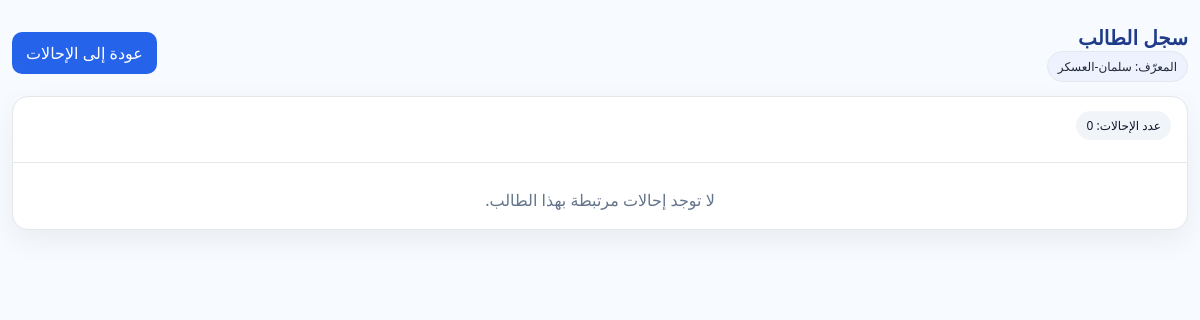
Page /referrals/student/سلمان-العسكر/ (signed in) on the earlier database version.
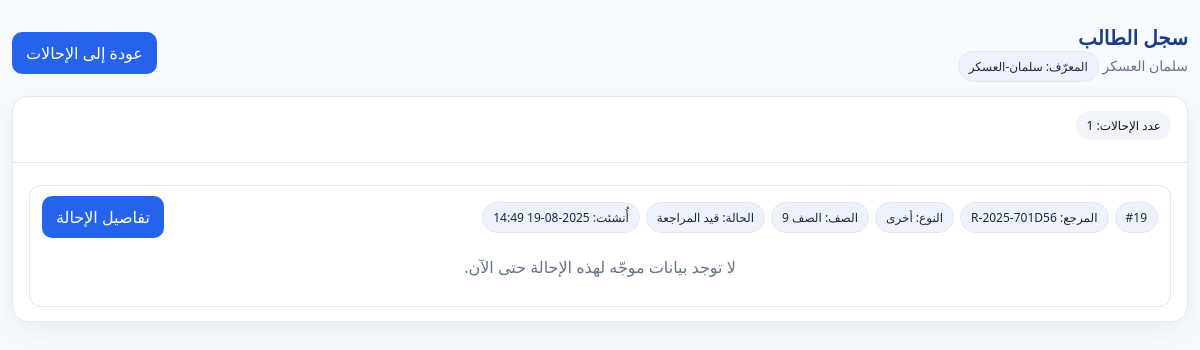
Same page on the later database version.
### referrals/models.py (models this page shows, shortened)
class Referral(models.Model):
    STATUS_CHOICES = [
        ("NEW", "جديدة"),
        ("UNDER_REVIEW", "قيد المراجعة"),
        ("SENT_TO_DEPUTY", "محالة لوكيل"),
        ("CLOSED", "مغلقة"),
    ]
    TYPE_CHOICES = [
        ("behavior", "سلوكي"),
        ("academic", "تحصيلي"),
        ("health", "صحي"),
        ("other", "أخرى"),
    ]
    GRADE_CHOICES = [(str(i), f"الصف {i}") for i in range(1, 13)]
    reference = models.CharField(max_length=20, default=generate_reference, unique=True, editable=False)
    student_name = models.CharField(max_length=120)
    student_key = models.CharField("معرّف الطالب", max_length=180, blank=True, db_index=True)
    grade = models.CharField(max_length=2, choices=GRADE_CHOICES)
    referral_type = models.CharField(max_length=20, choices=TYPE_CHOICES)
    details = models.TextField()
    status = models.CharField(max_length=20, choices=STATUS_CHOICES, default="NEW")
    created_by = models.ForeignKey(User, on_delete=models.CASCADE, related_name="created_referrals")
    assignee = models.ForeignKey(User, on_delete=models.SET_NULL, null=True, blank=True, related_name="assigned_referrals")
    created_at = models.DateTimeField(auto_now_add=True)
    updated_at = models.DateTimeField(auto_now=True)

### referrals/views.py (the view)
# urls.py: path("student/<str:key>/", views.student_file, name="student_file"),
@login_required
def student_file(request, key: str):
    if _is_manager(request.user):
        visible_qs = Referral.objects.all().order_by("-created_at")
    else:
        visible_qs = Referral.objects.filter(Q(created_by=request.user) | Q(assignee=request.user)).order_by("-created_at")
    visible = list(visible_qs)
    for r in visible: _ensure_student_key(r)
    items = [r for r in visible if getattr(r, "student_key", "") == key]
    student_name = items[0].student_name if items else ""
    intake_map = {}
    if HAS_COUNSELOR:
        for r in items:
            try:
                intake = getattr(r, "counselor_intake", None)
                if intake:
                    intake_map[r.pk] = _counselor_summary_struct(intake)
            except Exception:
                pass
    if HAS_COUNSELOR:
        for r in items:
            try:
                intake = getattr(r, "counselor_intake", None)
                r.counselor_summary = _counselor_summary_struct(intake) if intake else []
            except Exception:
                r.counselor_summary = []
    return render(request, "referrals/student_file.html", {
        "student_name": student_name, "items": items, "key": key,
        "intake_map": intake_map, "HAS_COUNSELOR": HAS_COUNSELOR,
    })

### referrals/context_processors.py (called while the page is built)
def active_news_ticker(request):
    try:
        obj = NewsTicker.objects.filter(is_active=True).order_by("-created_at").first()
        if obj and obj.is_visible:
            return {"news_ticker": obj}
    except Exception:
        pass
    return {"news_ticker": None}

### referrals/models.py (called while the page is built)
    @property
    def is_visible(self):
        now = timezone.now()
        if not self.is_active:
            return False
        if self.starts_at and now < self.starts_at:
            return False
        if self.ends_at and now > self.ends_at:
            return False
        return True

### referrals/views.py (called while the page is built)
def _is_manager(user):
    try:
        return bool(user.is_staff or (getattr(user, "profile", None) and user.profile.role == "مدير المدرسة"))
    except Profile.DoesNotExist:
        return bool(user.is_staff)

def _get_value(obj, field):
    disp = None
    try:
        disp = getattr(obj, f"get_{field}_display")()
        if disp: return disp
    except Exception:
        pass
    return getattr(obj, field, None)

def _mk_pair(obj, field):
    val = _get_value(obj, field)
    if val in (None, "", False):  # نتجاهل الفارغ و False
        return None
    return (_get_label(obj, field), _display(val))

### templates/referrals/student_file.html (shortened to what this page needs)
{% load static %}
<!doctype html>
<html lang="ar" dir="rtl">
<head>
</head>
<body>
  <div class="container">
    <div class="header">
      <div>
        <div class="title">سجل الطالب</div>
        <div class="sub">{{ student_name }} {% if key %}<span class="pill">المعرّف: {{ key }}</span>{% endif %}</div>
      </div>
      <div class="chips">
        <a class="btn btn-light" href="{% url 'referrals:index' %}">عودة إلى الإحالات</a>
      </div>
    </div>
    <div class="card">
      <div class="section">
        <div class="badge">عدد الإحالات: {{ items|length }}</div>
      </div>
      <div class="divider"></div>
      {% if items %}
        <div class="section">
          <div class="ref-list">
            {% for r in items %}
              <div class="ref-item">
                <div class="ref-top">
                  <div class="chips">
                    <span class="pill">#{{ r.pk }}</span>
                    <span class="pill">المرجع: {{ r.reference }}</span>
                    <span class="pill">النوع: {{ r.get_referral_type_display }}</span>
                    <span class="pill">الصف: {{ r.get_grade_display }}</span>
                    <span class="pill">الحالة: {{ r.get_status_display }}</span>
                    <span class="pill">أُنشئت: {{ r.created_at|date:"Y-m-d H:i" }}</span>
                  </div>
                  <a class="btn" href="{% url 'referrals:detail' r.pk %}">تفاصيل الإحالة</a>
                </div>
                {% if HAS_COUNSELOR %}
                  {% if r.counselor_summary and r.counselor_summary|length %}
                    <div class="group" style="margin-top:12px">
                      <div class="group-h">ملخص بيانات الموجّه</div>
                      {% for g in r.counselor_summary %}
                        <div class="row" style="background:#fafafa;font-weight:700">{{ g.title }}</div>
                        {% for it in g.items %}
                          <div class="row">
                            <div class="k">{{ it.0 }}</div>
                            <div class="v">{{ it.1 }}</div>
                          </div>
                        {% endfor %}
                      {% endfor %}
                    </div>
                  {% else %}
                    <div class="empty">لا توجد بيانات موجّه لهذه الإحالة حتى الآن.</div>
                  {% endif %}
                {% endif %}
              </div>
            {% endfor %}
          </div>
        </div>
      {% else %}
        <div class="section empty">لا توجد إحالات مرتبطة بهذا الطالب.</div>
      {% endif %}
    </div>
  </div>
</body>
</html>

Differences in the rows shown:
added Referral: student_name "سلمان العسكر", student_key "سلمان-العسكر", pk "19", reference "R-2025-701D56", referral_type "أخرى", grade "الصف 9", status "قيد المراجعة", created_at "2025-08-19 14:49", shows "لا توجد بيانات موجّه لهذه الإحالة حتى الآن."
Other differences:
{{ items|length }}: "0" → "1"
{{ key }}: "سلمان-العسكر" → (not shown)
text no longer shown: "لا توجد إحالات مرتبطة بهذا الطالب."
